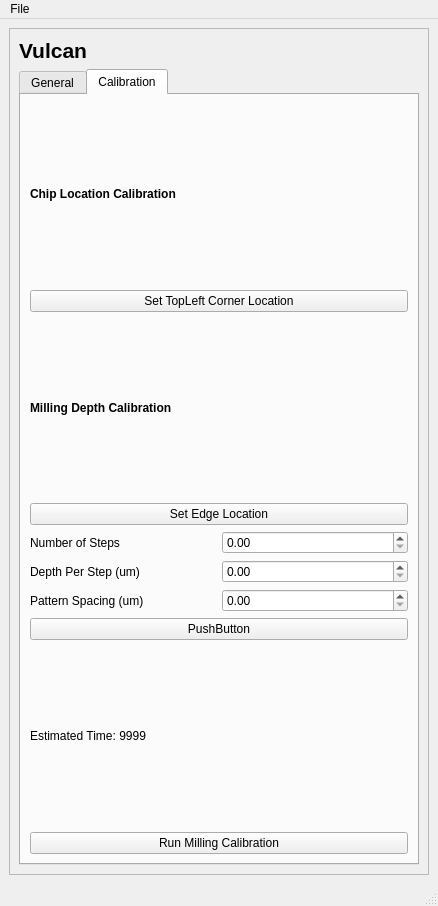
<?xml version="1.0" encoding="UTF-8"?>
<ui version="4.0">
 <class>MainWindow</class>
 <widget class="QMainWindow" name="MainWindow">
  <property name="geometry">
   <rect>
    <x>0</x>
    <y>0</y>
    <width>438</width>
    <height>906</height>
   </rect>
  </property>
  <property name="windowTitle">
   <string>MainWindow</string>
  </property>
  <widget class="QWidget" name="centralwidget">
   <layout class="QGridLayout" name="gridLayout">
    <item row="0" column="0">
     <widget class="QFrame" name="frame">
      <property name="frameShape">
       <enum>QFrame::StyledPanel</enum>
      </property>
      <property name="frameShadow">
       <enum>QFrame::Raised</enum>
      </property>
      <layout class="QGridLayout" name="gridLayout_2">
       <item row="0" column="0">
        <widget class="QLabel" name="label">
         <property name="font">
          <font>
           <pointsize>16</pointsize>
           <weight>75</weight>
           <bold>true</bold>
          </font>
         </property>
         <property name="text">
          <string>Vulcan</string>
         </property>
        </widget>
       </item>
       <item row="1" column="0">
        <widget class="QTabWidget" name="tabWidget">
         <property name="minimumSize">
          <size>
           <width>400</width>
           <height>0</height>
          </size>
         </property>
         <property name="currentIndex">
          <number>1</number>
         </property>
         <widget class="QWidget" name="tab">
          <attribute name="title">
           <string>General</string>
          </attribute>
          <layout class="QGridLayout" name="gridLayout_3">
           <item row="20" column="0" colspan="2">
            <widget class="QLabel" name="label_milling_height">
             <property name="text">
              <string>Height (um)</string>
             </property>
            </widget>
           </item>
           <item row="6" column="0" colspan="3">
            <widget class="QPushButton" name="pushButton_move_to_milling_angle">
             <property name="text">
              <string>Move to Milling Angle</string>
             </property>
            </widget>
           </item>
           <item row="4" column="0" colspan="2">
            <widget class="QLabel" name="label_stage_rotation_flat_to_ion">
             <property name="text">
              <string>Rotation Angle (Deg)</string>
             </property>
            </widget>
           </item>
           <item row="26" column="0" colspan="3">
            <widget class="QLabel" name="label_milling_estimated_time">
             <property name="text">
              <string>Estimated Time: 9999</string>
             </property>
            </widget>
           </item>
           <item row="24" column="2">
            <widget class="QDoubleSpinBox" name="doubleSpinBox_milling_surface_depth">
             <property name="maximum">
              <double>1000.000000000000000</double>
             </property>
             <property name="singleStep">
              <double>0.010000000000000</double>
             </property>
            </widget>
           </item>
           <item row="3" column="2">
            <widget class="QLabel" name="label_stage_tilt_flat_to_ion_value">
             <property name="text">
              <string>TextLabel</string>
             </property>
            </widget>
           </item>
           <item row="8" column="2">
            <widget class="QLabel" name="label_chip_material_value">
             <property name="text">
              <string>Material</string>
             </property>
            </widget>
           </item>
           <item row="1" column="2">
            <widget class="QLabel" name="label_system_plasma_gas_value">
             <property name="text">
              <string>TextLabel</string>
             </property>
            </widget>
           </item>
           <item row="9" column="2">
            <widget class="QLabel" name="label_chip_width_value">
             <property name="text">
              <string>TextLabel</string>
             </property>
            </widget>
           </item>
           <item row="14" column="0" colspan="3">
            <widget class="QLabel" name="label_profile_loaded">
             <property name="text">
              <string>No Profile Loaded</string>
             </property>
            </widget>
           </item>
           <item row="19" column="2">
            <widget class="QDoubleSpinBox" name="doubleSpinBox_milling_width">
             <property name="maximum">
              <double>1000.000000000000000</double>
             </property>
             <property name="singleStep">
              <double>0.010000000000000</double>
             </property>
            </widget>
           </item>
           <item row="28" column="0" colspan="3">
            <spacer name="verticalSpacer">
             <property name="orientation">
              <enum>Qt::Vertical</enum>
             </property>
             <property name="sizeHint" stdset="0">
              <size>
               <width>20</width>
               <height>40</height>
              </size>
             </property>
            </spacer>
           </item>
           <item row="17" column="0" colspan="3">
            <widget class="QLabel" name="label_milling_header">
             <property name="font">
              <font>
               <weight>75</weight>
               <bold>true</bold>
              </font>
             </property>
             <property name="text">
              <string>Milling Settings</string>
             </property>
            </widget>
           </item>
           <item row="22" column="0" colspan="2">
            <widget class="QCheckBox" name="checkBox_surface_milling">
             <property name="text">
              <string>Apply Surface Milling</string>
             </property>
            </widget>
           </item>
           <item row="21" column="2">
            <widget class="QDoubleSpinBox" name="doubleSpinBox_milling_depth">
             <property name="maximum">
              <double>1000.000000000000000</double>
             </property>
             <property name="singleStep">
              <double>0.010000000000000</double>
             </property>
            </widget>
           </item>
           <item row="16" column="0">
            <widget class="QCheckBox" name="checkBox_profile_invert">
             <property name="text">
              <string>Invert</string>
             </property>
            </widget>
           </item>
           <item row="2" column="0" colspan="2">
            <widget class="QLabel" name="label_system_application_file">
             <property name="text">
              <string>Application File</string>
             </property>
            </widget>
           </item>
           <item row="13" column="0" colspan="3">
            <widget class="QLabel" name="label_profile_settings_header">
             <property name="font">
              <font>
               <weight>75</weight>
               <bold>true</bold>
              </font>
             </property>
             <property name="text">
              <string>Profile Settings</string>
             </property>
            </widget>
           </item>
           <item row="27" column="0" colspan="3">
            <widget class="QPushButton" name="pushButton_run_milling">
             <property name="text">
              <string>Run Milling</string>
             </property>
            </widget>
           </item>
           <item row="21" column="0" colspan="2">
            <widget class="QLabel" name="label_milling_depth">
             <property name="text">
              <string>Depth (um)</string>
             </property>
            </widget>
           </item>
           <item row="7" column="0" colspan="3">
            <widget class="QLabel" name="label_chip_header">
             <property name="font">
              <font>
               <weight>75</weight>
               <bold>true</bold>
              </font>
             </property>
             <property name="text">
              <string>Chip Settings</string>
             </property>
            </widget>
           </item>
           <item row="2" column="2">
            <widget class="QLabel" name="label_system_application_file_value">
             <property name="text">
              <string>Placeholder</string>
             </property>
            </widget>
           </item>
           <item row="15" column="0">
            <widget class="QCheckBox" name="checkBox_profile_transpose">
             <property name="text">
              <string>Transpose</string>
             </property>
            </widget>
           </item>
           <item row="20" column="2">
            <widget class="QDoubleSpinBox" name="doubleSpinBox_milling_height">
             <property name="maximum">
              <double>1000.000000000000000</double>
             </property>
             <property name="singleStep">
              <double>0.010000000000000</double>
             </property>
            </widget>
           </item>
           <item row="3" column="0" colspan="2">
            <widget class="QLabel" name="label_stage_tilt_flat_to_ion">
             <property name="text">
              <string>Tilt Angle (Deg)</string>
             </property>
            </widget>
           </item>
           <item row="9" column="0">
            <widget class="QLabel" name="label_chip_width">
             <property name="text">
              <string>Width (m)</string>
             </property>
            </widget>
           </item>
           <item row="15" column="1">
            <widget class="QCheckBox" name="checkBox_profile_rotate">
             <property name="text">
              <string>Rotate</string>
             </property>
            </widget>
           </item>
           <item row="1" column="0" colspan="2">
            <widget class="QLabel" name="label_system_plasma_gas">
             <property name="text">
              <string>Plasma Gas</string>
             </property>
            </widget>
           </item>
           <item row="24" column="0" colspan="2">
            <widget class="QLabel" name="label_milling_surface_depth">
             <property name="text">
              <string>Surface Milling Depth (um)</string>
             </property>
            </widget>
           </item>
           <item row="19" column="0" colspan="2">
            <widget class="QLabel" name="label_milling_width">
             <property name="text">
              <string>Width (um)</string>
             </property>
            </widget>
           </item>
           <item row="8" column="0">
            <widget class="QLabel" name="label_chip_material">
             <property name="text">
              <string>Material</string>
             </property>
            </widget>
           </item>
           <item row="25" column="0" colspan="3">
            <widget class="QPushButton" name="pushButton_update_milling_pattern">
             <property name="text">
              <string>Update Milling Pattern</string>
             </property>
            </widget>
           </item>
           <item row="10" column="2">
            <widget class="QLabel" name="label_chip_height_value">
             <property name="text">
              <string>TextLabel</string>
             </property>
            </widget>
           </item>
           <item row="18" column="0" colspan="2">
            <widget class="QLabel" name="label_milling_current">
             <property name="text">
              <string>Milling Current (A)</string>
             </property>
            </widget>
           </item>
           <item row="4" column="2">
            <widget class="QLabel" name="label_stage_rotation_flat_to_ion_value">
             <property name="text">
              <string>TextLabel</string>
             </property>
            </widget>
           </item>
           <item row="0" column="0" colspan="3">
            <widget class="QLabel" name="label_microscope_settings_header">
             <property name="font">
              <font>
               <weight>75</weight>
               <bold>true</bold>
              </font>
             </property>
             <property name="text">
              <string>Microscope Settings</string>
             </property>
            </widget>
           </item>
           <item row="10" column="0">
            <widget class="QLabel" name="label_chip_height">
             <property name="text">
              <string>Height (m)</string>
             </property>
            </widget>
           </item>
           <item row="18" column="2">
            <widget class="QComboBox" name="comboBox_milling_current"/>
           </item>
           <item row="12" column="0">
            <widget class="QComboBox" name="comboBox_chip_location"/>
           </item>
           <item row="12" column="1" colspan="2">
            <widget class="QPushButton" name="pushButton_move_to_chip_location">
             <property name="text">
              <string>Move to Chip Location</string>
             </property>
            </widget>
           </item>
          </layout>
         </widget>
         <widget class="QWidget" name="tab_2">
          <attribute name="title">
           <string>Calibration</string>
          </attribute>
          <layout class="QGridLayout" name="gridLayout_4">
           <item row="6" column="1">
            <widget class="QDoubleSpinBox" name="doubleSpinBox_calibration_spacing">
             <property name="singleStep">
              <double>0.100000000000000</double>
             </property>
            </widget>
           </item>
           <item row="0" column="0">
            <widget class="QLabel" name="label_calibration_header">
             <property name="font">
              <font>
               <weight>75</weight>
               <bold>true</bold>
              </font>
             </property>
             <property name="text">
              <string>Chip Location Calibration</string>
             </property>
            </widget>
           </item>
           <item row="6" column="0">
            <widget class="QLabel" name="label_calibration_spacing">
             <property name="text">
              <string>Pattern Spacing (um)</string>
             </property>
            </widget>
           </item>
           <item row="5" column="0">
            <widget class="QLabel" name="label_calibration_depth">
             <property name="text">
              <string>Depth Per Step (um)</string>
             </property>
            </widget>
           </item>
           <item row="4" column="1">
            <widget class="QDoubleSpinBox" name="doubleSpinBox_calibration_steps"/>
           </item>
           <item row="5" column="1">
            <widget class="QDoubleSpinBox" name="doubleSpinBox_calibration_depth">
             <property name="singleStep">
              <double>0.100000000000000</double>
             </property>
            </widget>
           </item>
           <item row="4" column="0">
            <widget class="QLabel" name="label_calibration_steps">
             <property name="text">
              <string>Number of Steps</string>
             </property>
            </widget>
           </item>
           <item row="3" column="0" colspan="2">
            <widget class="QPushButton" name="pushButton_calibration_set_edge_location">
             <property name="text">
              <string>Set Edge Location</string>
             </property>
            </widget>
           </item>
           <item row="2" column="0">
            <widget class="QLabel" name="label_calibration_milling_header">
             <property name="font">
              <font>
               <weight>75</weight>
               <bold>true</bold>
              </font>
             </property>
             <property name="text">
              <string>Milling Depth Calibration</string>
             </property>
            </widget>
           </item>
           <item row="10" column="0" colspan="2">
            <widget class="QPushButton" name="pushButton_calibration_run_milling">
             <property name="text">
              <string>Run Milling Calibration</string>
             </property>
            </widget>
           </item>
           <item row="1" column="0" colspan="2">
            <widget class="QPushButton" name="pushButton_calibration_set_chip_location">
             <property name="text">
              <string>Set TopLeft Corner Location</string>
             </property>
            </widget>
           </item>
           <item row="7" column="0" colspan="2">
            <widget class="QPushButton" name="pushButton_calibration_update_milling_pattern">
             <property name="text">
              <string>PushButton</string>
             </property>
            </widget>
           </item>
           <item row="8" column="0" colspan="2">
            <widget class="QLabel" name="label_calibration_estimated_time">
             <property name="text">
              <string>Estimated Time: 9999</string>
             </property>
            </widget>
           </item>
          </layout>
         </widget>
        </widget>
       </item>
      </layout>
     </widget>
    </item>
   </layout>
  </widget>
  <widget class="QMenuBar" name="menubar">
   <property name="geometry">
    <rect>
     <x>0</x>
     <y>0</y>
     <width>438</width>
     <height>21</height>
    </rect>
   </property>
   <widget class="QMenu" name="menuFile">
    <property name="title">
     <string>File</string>
    </property>
    <addaction name="actionLoad_Profile"/>
    <addaction name="actionSave_Configuration"/>
    <addaction name="actionLoad_Configuration"/>
   </widget>
   <addaction name="menuFile"/>
  </widget>
  <widget class="QStatusBar" name="statusbar"/>
  <action name="actionLoad_Profile">
   <property name="text">
    <string>Load Profile</string>
   </property>
  </action>
  <action name="actionSave_Configuration">
   <property name="text">
    <string>Save Configuration</string>
   </property>
  </action>
  <action name="actionLoad_Configuration">
   <property name="text">
    <string>Load Configuration</string>
   </property>
  </action>
 </widget>
 <resources/>
 <connections/>
</ui>
